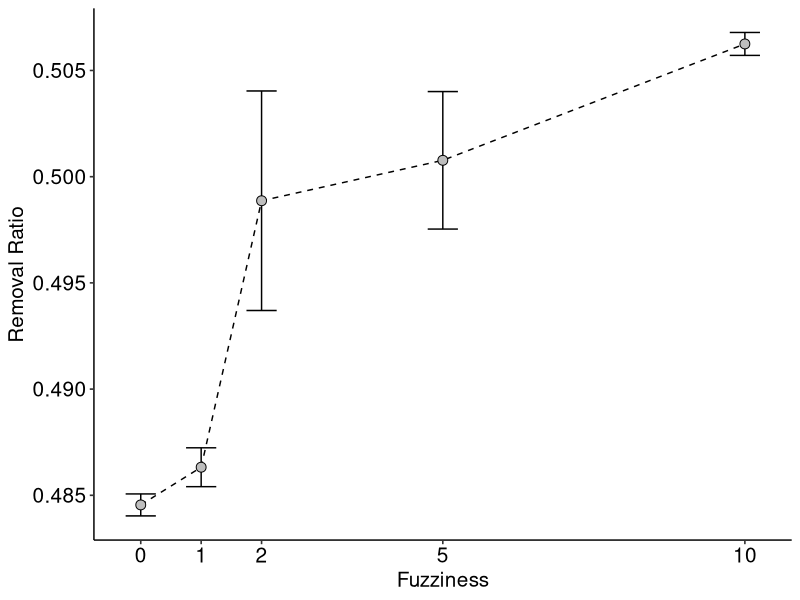
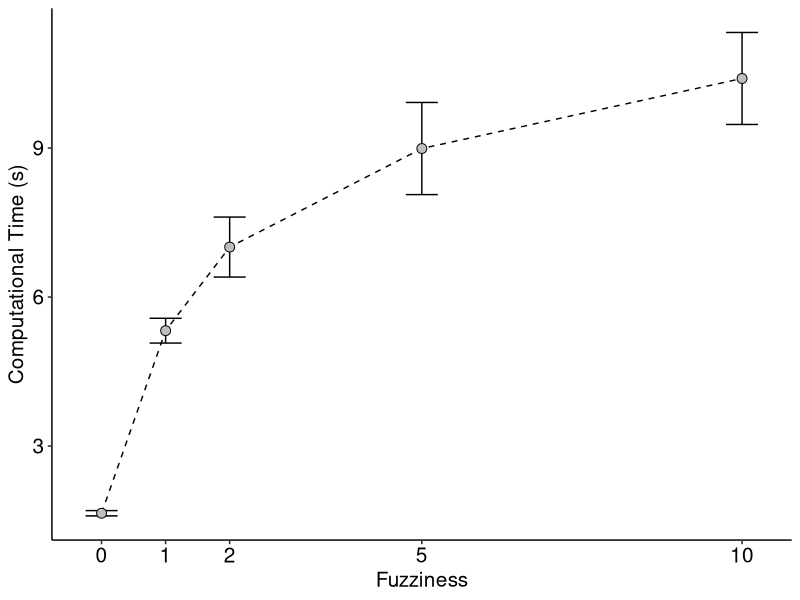
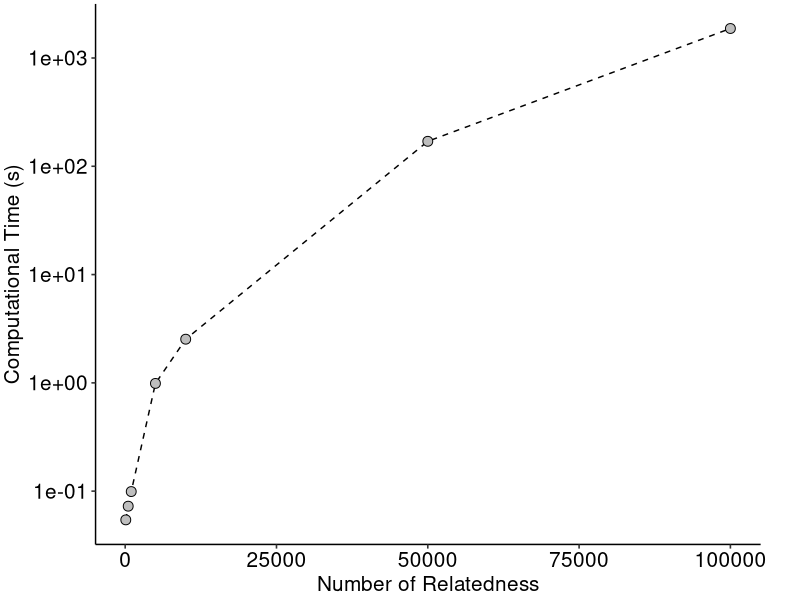
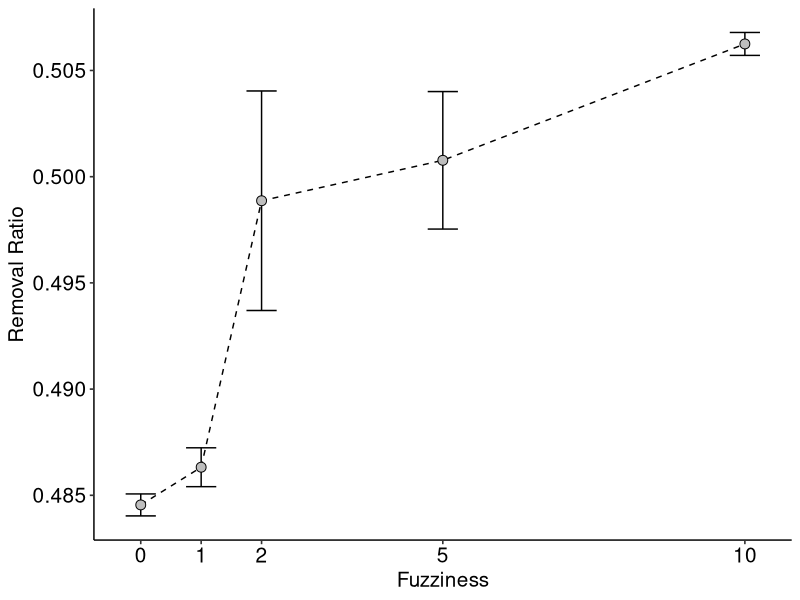
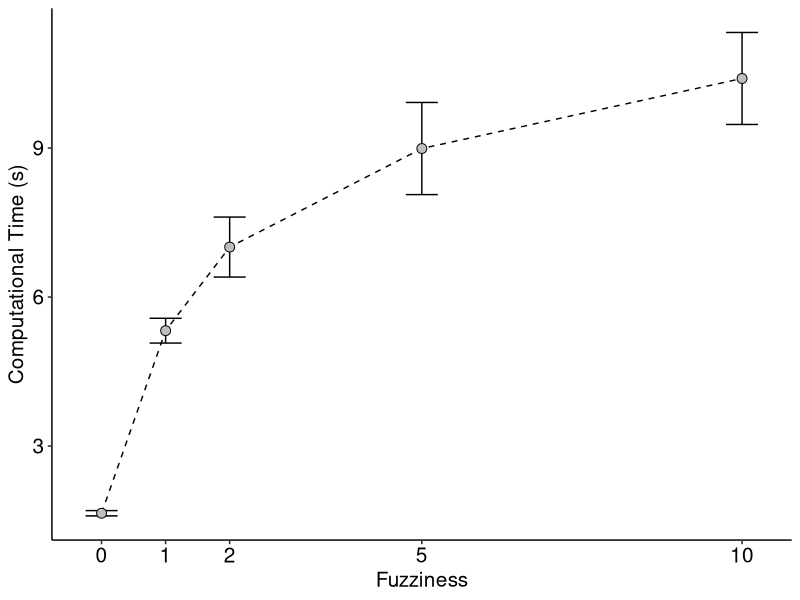
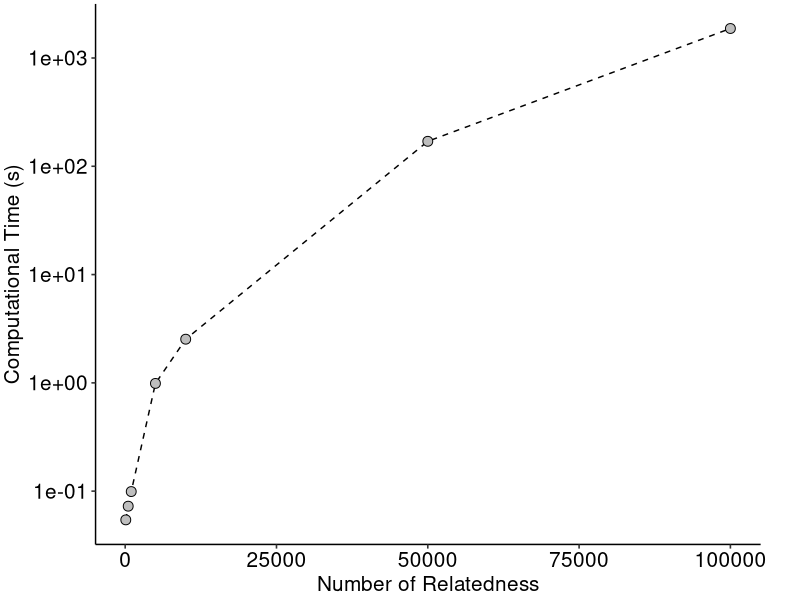

These figures' R source, in order:
library(dplyr)
library(readxl)
library(ggplot2)
library(ggpubr)

fuzziness = read_xlsx("fuzziness_result_summary.xlsx")
phenotype = read_xlsx("phenotype_result_summary.xlsx")
relationship = read_xlsx("relationship_result_summary.xlsx")

fuzziness = filter(fuzziness, phenotypic_naive == FALSE)
fuzziness$fuzziness = as.numeric(fuzziness$fuzziness)

df = fuzziness %>%
  mutate(ratio = n_remove / total_n) %>%
  group_by(fuzziness) %>%
  summarize(average_ratio = mean(ratio),
            sd = sd(ratio), 
            n = n()) %>%
  mutate(sem = sd / sqrt(n)) 

plt1 = ggplot(df, aes(x = fuzziness, y = average_ratio)) +
  scale_x_continuous(breaks = c(0, 1, 2, 5, 10)) + 
  geom_line(linetype = "dashed") +
  geom_errorbar(aes(ymin = average_ratio - sem, ymax = average_ratio + sem), width = 0.5) +
  geom_point(size = 3, color = "black", fill = "gray", shape = 21) +
  labs(x = "Fuzziness",
       y = "Removal Ratio") + 
  theme_pubr() + 
  theme(text = element_text(size = 15)); plt1

df = fuzziness %>%
  group_by(fuzziness) %>%
  summarize(average_time = mean(comp_time),
            sd = sd(comp_time), 
            n = n()) %>%
  mutate(sem = sd / sqrt(n)) 

plt2 = ggplot(data = df, aes(x = fuzziness, y = average_time)) + 
  scale_x_continuous(breaks = c(0, 1, 2, 5, 10)) + 
  geom_line(linetype = "dashed") +
  geom_errorbar(aes(ymin = average_time - sem, ymax = average_time + sem), width = 0.5) +
  geom_point(size = 3, color = "black", fill = "gray", shape = 21) +
  labs(x = "Fuzziness",
       y = "Computational Time (s)") + 
  theme_pubr() + 
  theme(text = element_text(size = 15)); plt2

# ggplot(data = fuzziness, aes(x = fuzziness)) + 
#   geom_point(aes(y = n_remove/total_n))


df = relationship %>%
  group_by(relationship) %>%
  summarize(average_time = mean(comp_time),
            sd = sd(comp_time), 
            n = n()) %>%
  mutate(sem = sd / sqrt(n)) %>%
  mutate(relationship = as.numeric(relationship))

plt3 = ggplot(data = df, aes(x = relationship, y = average_time)) + 
  geom_line(linetype = "dashed") + 
  # geom_errorbar(aes(ymin = average_time - sem, ymax = average_time + sem), width = 0.5) +
  scale_y_log10() +
  geom_point(size = 3, color = "black", fill = "gray", shape = 21) +
  labs(x = "Number of Relatedness",
       y = "Computational Time (s)") + 
  theme_pubr() + 
  theme(text = element_text(size = 15),
        plot.margin = margin(0.1,1,0.1,0.1, "cm")); plt3

ggsave(filename = "ratio_to_fuzziness.png", device = "png", plot = plt1, dpi = 1200,
       width = 5, height = 4.5)

ggsave(filename = "time_to_fuzziness.png", device = "png", plot = plt2, dpi = 1200,
       width = 5, height = 4.5)

ggsave(filename = "ralationship_to_time.png", device = "png", plot = plt3, dpi = 1200,
       width = 5, height = 4.5)




  